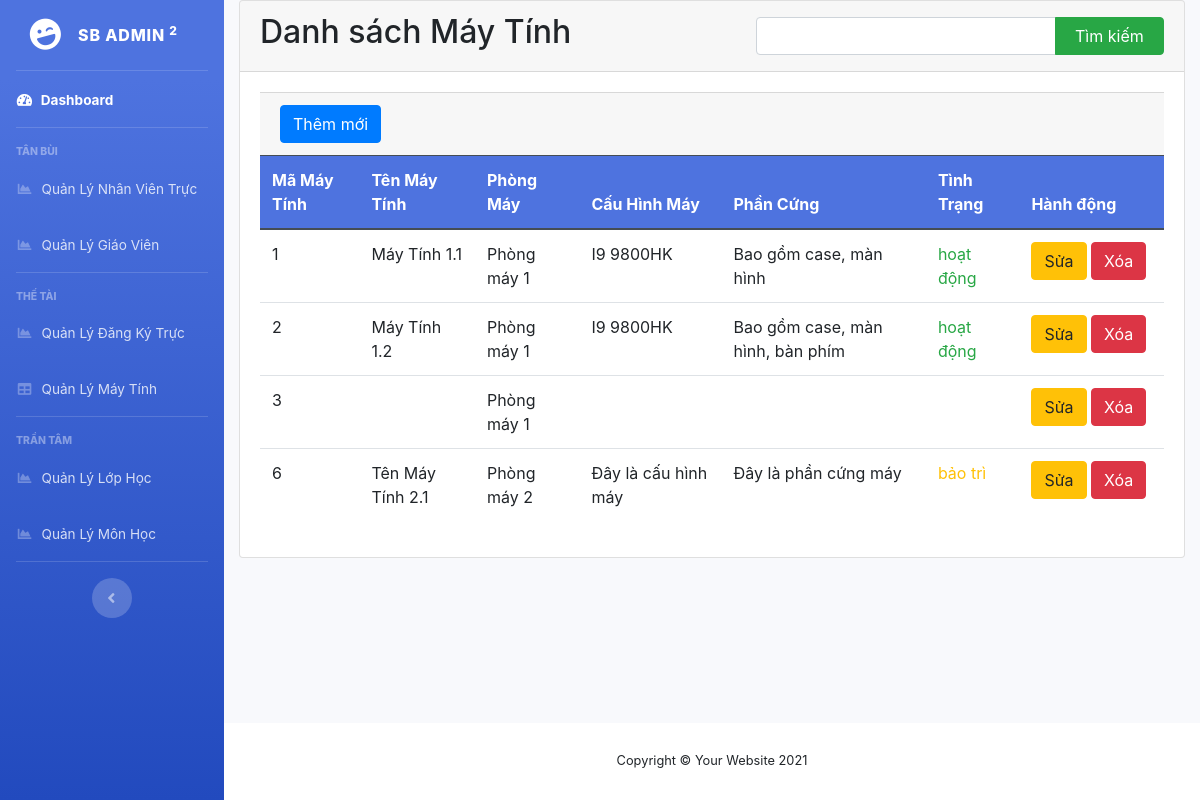
Screenshot of /phungthetai/QLMayTinh/index.php with the database file from the repository.
### tables this page shows
CREATE TABLE `maytinh` (
  `idMayTinh` int(11) NOT NULL,
  `tinhTrang` varchar(100) DEFAULT NULL,
  `cauHinhMay` varchar(100) DEFAULT NULL,
  `phanCung` varchar(100) DEFAULT NULL,
  `idPhongMay` int(11) DEFAULT NULL,
  `nameMayTinh` text NOT NULL
);

CREATE TABLE `phongmay` (
  `idPhongMay` int(11) NOT NULL,
  `namePhongMay` varchar(100) DEFAULT NULL,
  `tinhTrang` varchar(100) DEFAULT NULL,
  `soLuongMay` int(11) DEFAULT NULL
);

### phungthetai/QLMayTinh/screens/list_may_tinh.php (the view, shortened to what this page needs)
<?php
try {
    $sqlBase = "SELECT idMayTinh, nameMayTinh, phongmay.namePhongMay, cauHinhMay, phanCung, maytinh.tinhTrang FROM `maytinh` inner join phongmay on maytinh.idPhongMay = phongmay.idPhongMay";
    if (isset($_POST['sbm']) && !empty($_POST['search'])) {
        $search = $_POST['search'];
        $sql = $sqlBase +  "WHERE nameMayTinh LIKE '%$search%' ";
        $query = mysqli_query($connect, $sql);
        $total_subject = mysqli_num_rows($query);
    } else {
        $sql = $sqlBase;
        $query = mysqli_query($connect, $sql);
    }
} catch (Exception $err) {
    echo 'lỗi rồi';
}
?>
<div class="container-fluid">
    <div class="card">
        <div class="card-header d-flex justify-content-between align-items-center">
            <h2>Danh sách Máy Tính</h2>
            <form method="POST" class="d-flex" action="">
                <input name="search" type="search" class="form-control">
                <button name="sbm" class="btn btn-success">Tìm kiếm</button>
            </form>
        </div>
        <div class="card-body">
            <div class="card-footer d-flex justify-content-between">
                <a href="index.php?page_layout=them" class="btn btn-primary">
                    Thêm mới
                </a>
            </div>
            <table class="table bordered">
                <thead class="thead-dark">
                    <tr>
                        <th>Mã Máy Tính</th>
                        <th>Tên Máy Tính</th>
                        <th>Phòng Máy</th>
                        <th>Cấu Hình Máy</th>
                        <th>Phần Cứng</th>
                        <th>Tình Trạng</th>
                        <th width="16%">Hành động</th>
                    </tr>
                </thead>
                <tbody>
                    <?php
                    $i = 1;
                    while ($row = mysqli_fetch_assoc($query)) { ?>
                        <tr class="<?php if (++$i % 2 == 0) '.bg-light' ?>">
                            <td><?php echo $row['idMayTinh']; ?></th>
                            <td><?php echo $row['nameMayTinh']; ?></td>
                            <td> <?php echo $row['namePhongMay']; ?></td>
                            <td><?php echo $row['cauHinhMay']; ?></td>
                            <td><?php echo $row['phanCung']; ?></td>
                            <td>
                                <div class="<?php
                                            if ($row['tinhTrang'] == 'hoạt động') echo 'text-success';
                                            else if ($row['tinhTrang'] == 'bảo trì') echo 'text-warning';
                                            else if ($row['tinhTrang'] == 'hỏng') echo 'text-danger';
                                            ?>"><?php echo $row['tinhTrang']; ?></div>
                            </td>
                            <td>
                                <a class="btn btn-warning" href="index.php?page_layout=sua&id='<?php echo $row['idMayTinh']; ?>'">Sửa</a>
                                <a onclick="return Del('<?php echo $row['nameMayTinh']; ?>')" class="btn btn-danger" href="index.php?page_layout=xoa&id='<?php echo $row['idMayTinh']; ?>'">Xóa</a>
                            </td>
                        </tr>
                    <?php } ?>
                </tbody>
            </table>
        </div>
    </div>
</div>

### phungthetai/QLMayTinh/index.php (style rules this page uses)
.card input[type="search"] { margin-right: -6px; }
.table .thead-dark th { background-color: #4e73df !important; }
.card-header button { width: 140px; border-top-left-radius: 0; border-bottom-left-radius: 0; }

### rows the page displays
maytinh: idMayTinh "1", nameMayTinh "Máy Tính 1.1", idPhongMay.namePhongMay "Phòng máy 1", cauHinhMay "I9 9800HK", phanCung "Bao gồm case, màn hình", tinhTrang "hoạt động"
maytinh: idMayTinh "2", nameMayTinh "Máy Tính 1.2", idPhongMay.namePhongMay "Phòng máy 1", cauHinhMay "I9 9800HK", phanCung "Bao gồm case, màn hình, bàn phím", tinhTrang "hoạt động"
maytinh: idMayTinh "3", idPhongMay.namePhongMay "Phòng máy 1"
maytinh: idMayTinh "6", nameMayTinh "Tên Máy Tính 2.1", idPhongMay.namePhongMay "Phòng máy 2", cauHinhMay "Đây là cấu hình máy", phanCung "Đây là phần cứng máy", tinhTrang "bảo trì"
